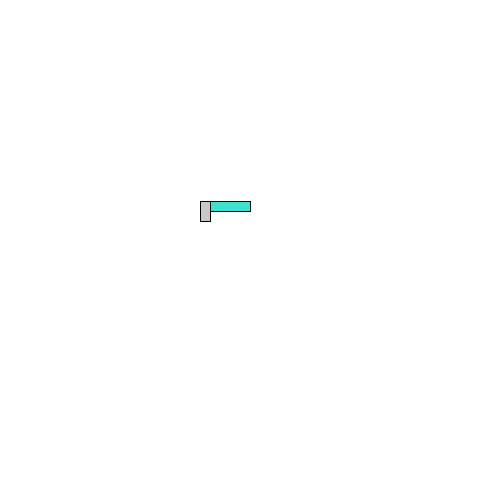
Frame 1 (no input)
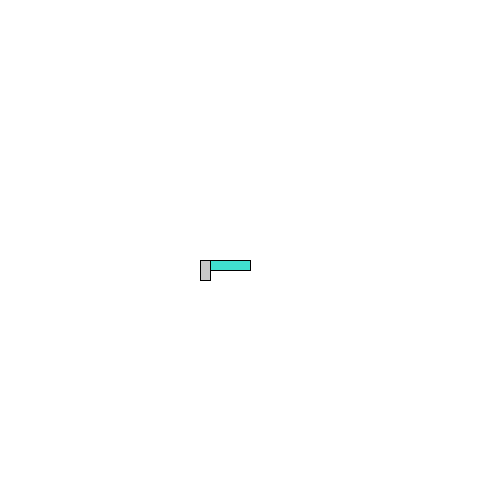
Frame 60 (the mouse pressed at the canvas centre just before this capture)
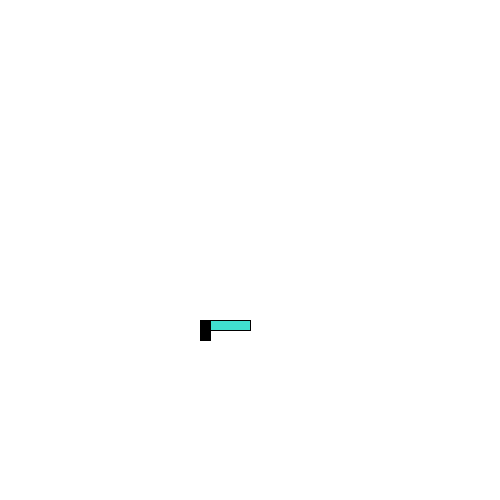
Frame 120 (the mouse held since frame 60 and released just before this capture)

The Processing sketch that drew these frames (run headless with seeded random() and noise(); from frame 60 on, the mouse is pressed at the canvas centre):

// Processing sketch: processing_58496
// ── processing_58496.pde

color c = color(64,224,208);
float x = 200;
float y = 200;
float speed = 1;
int value =200;

void setup() {
  size(500,500);
}

void draw() {
  background(255);
  move();
  display();
  fill(value);
  rect (x,y,10,20);

}


void move() {
  y = y + speed;
  if (y > width) {
    y = 0;
  }
}

void display() {
  fill(c);
  rect(x,y,50,10);
  rect (x,y,10,20);
  
}

void mousePressed() {
  if(value == 0) {
    value = 200;
  } else {
    value = 0;
  } 
}
void mouseDragged ()
{
  value= value+5;
  if(value > 255) {
    value= 0; 
  }
}
